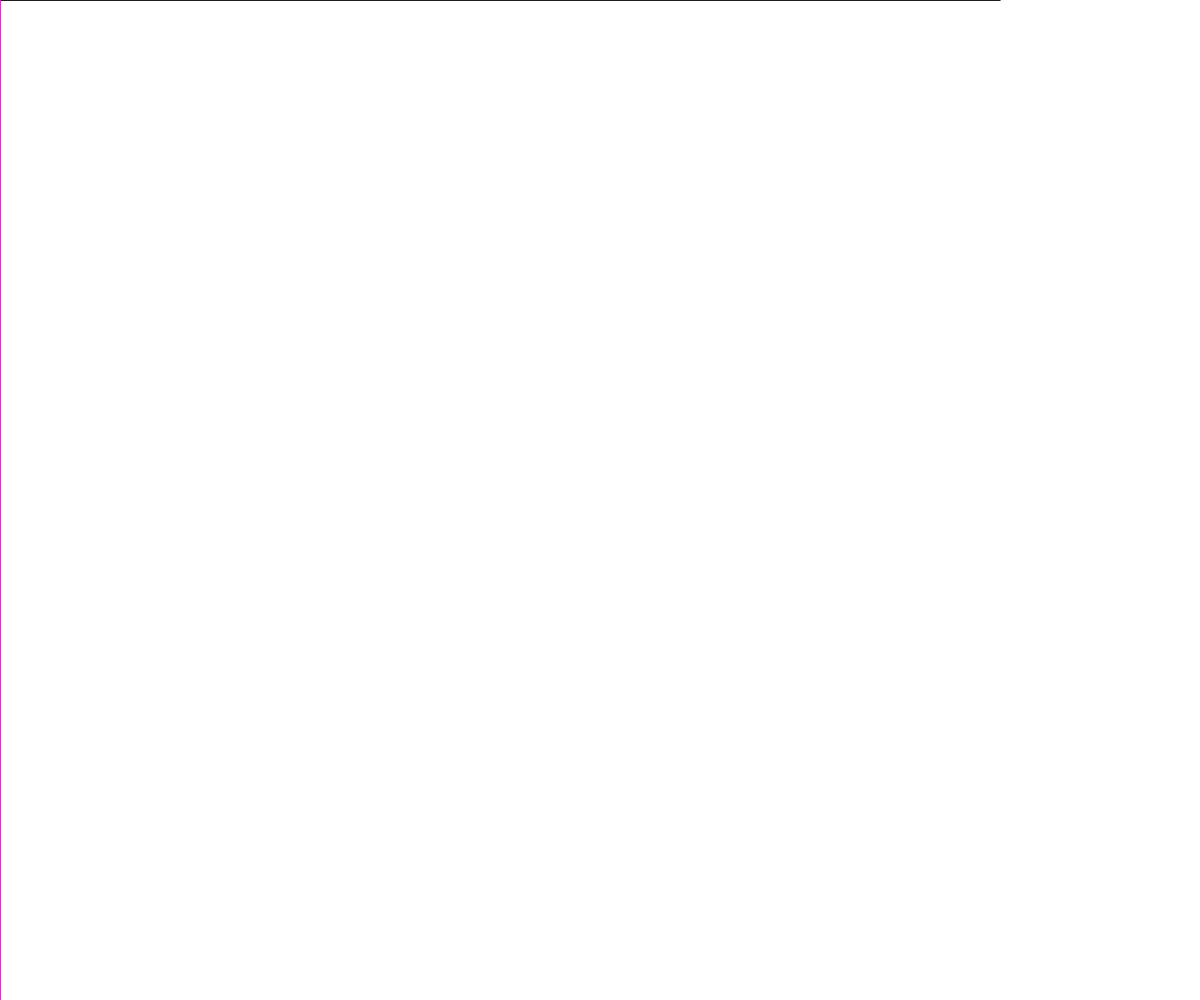
Frame 1 (no input)
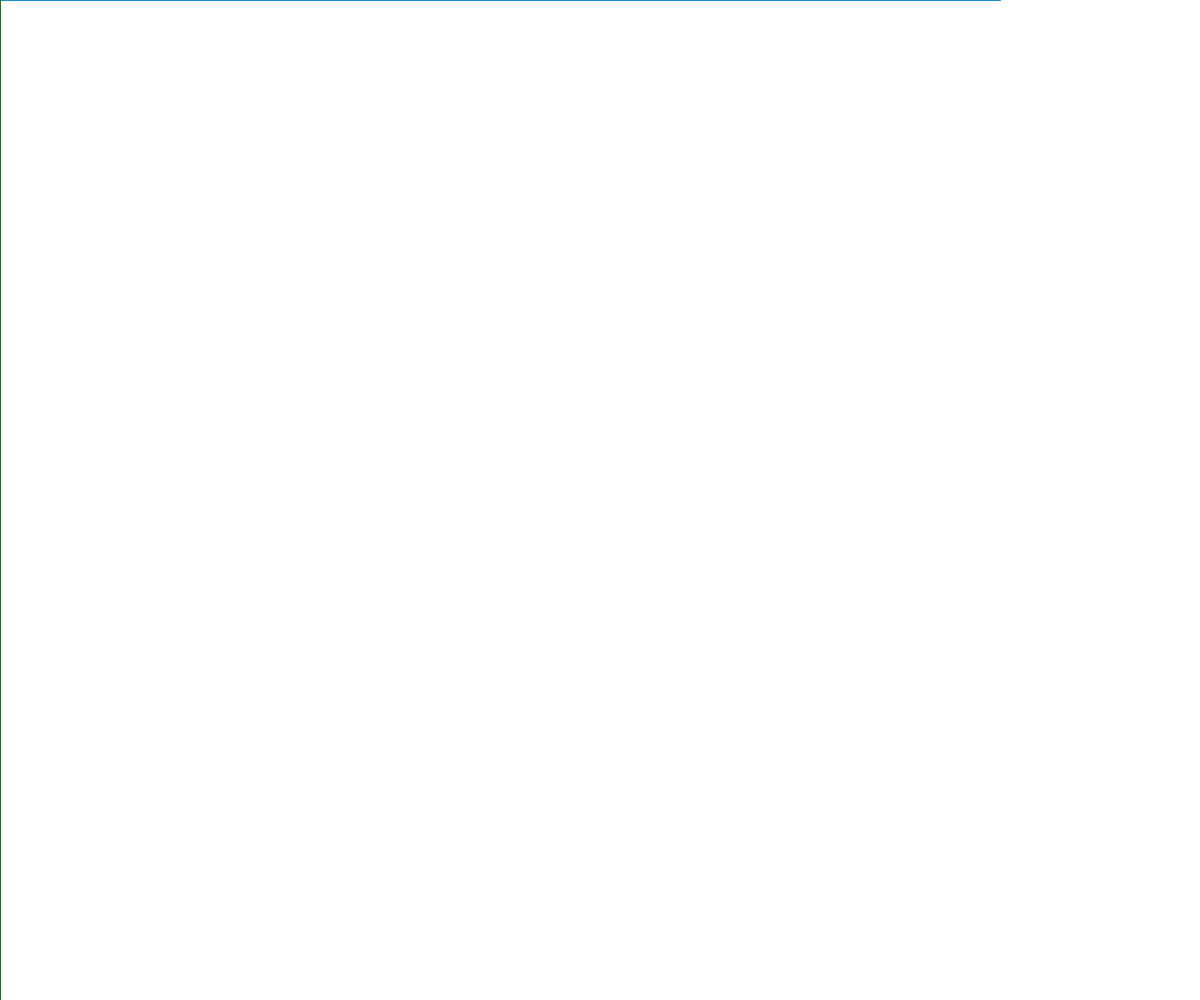
Frame 60 (no input)
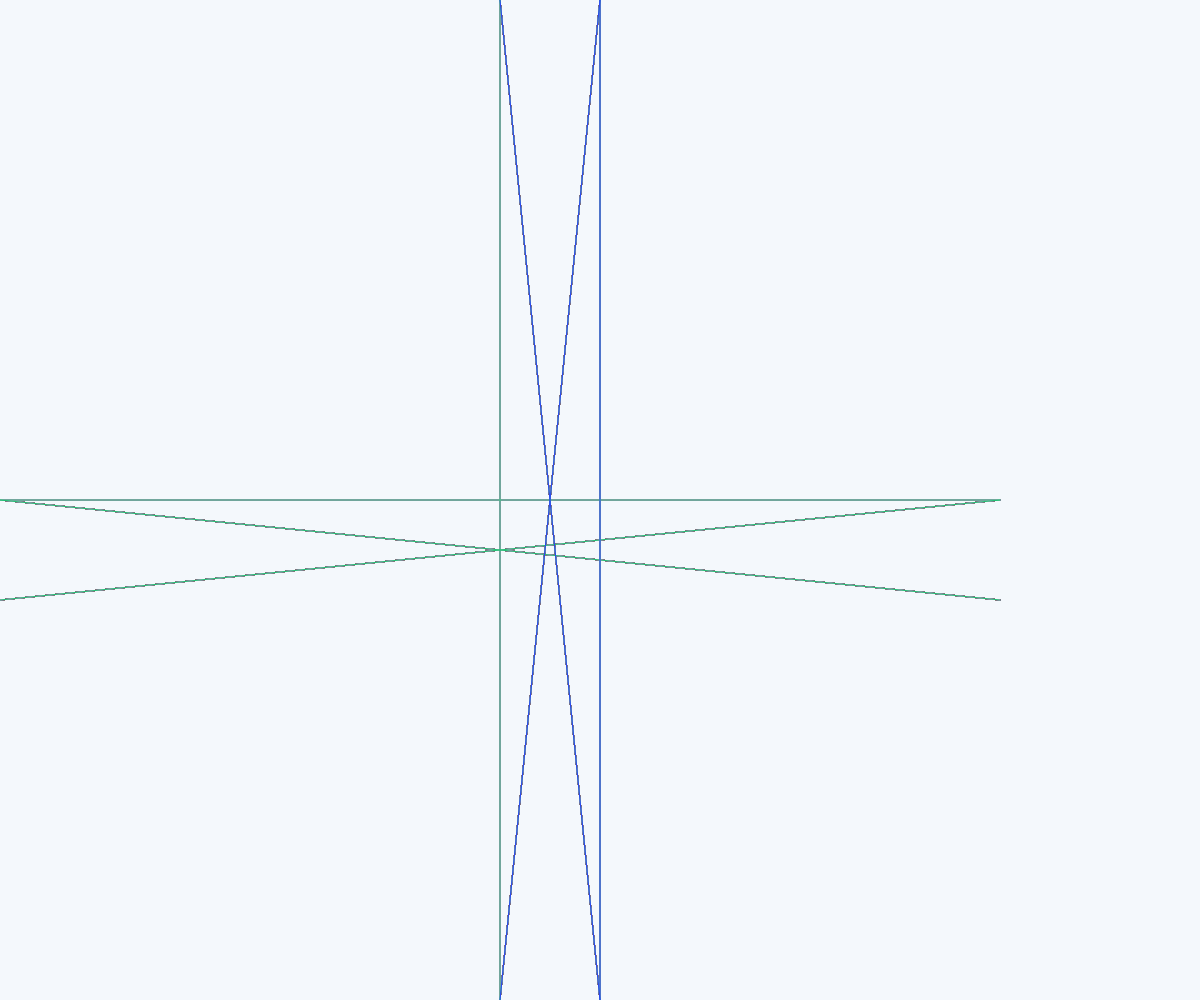
Frame 120 (the mouse pressed at the canvas centre since frame 60)

The p5.js sketch that drew these frames (run headless with seeded random() and noise() and a simulated clock; from frame 60 on, the mouse is pressed at the canvas centre):

// p5.js sketch
// ── sketch.js
function setup() {
  createCanvas(windowWidth, windowHeight);
  // Move the mouse across the canvas
}


  

function draw() {
  

 
 
   line(mouseY, 0, mouseY, 1000);
   
   line(0, mouseX, 1000, mouseY);
   line(0, mouseY, 1000, mouseY);
   line(0, mouseY, 1000, mouseX);
  noFill()
    stroke(random(0,300),random(0, 255), random(0, 255));
   
    line(mouseY, 0, mouseX, 1000);
     line(mouseX, 0, mouseX, 1000);
   line(mouseX, 0, mouseY, 1000);
}

function mousePressed () {
  noFill()
   background (200,0,200);
  fill(255)
  background(244, 248, 252);
 
}
  
function windowResized(){
  resizeCanvas(windowWidth, windowHeight)
}
